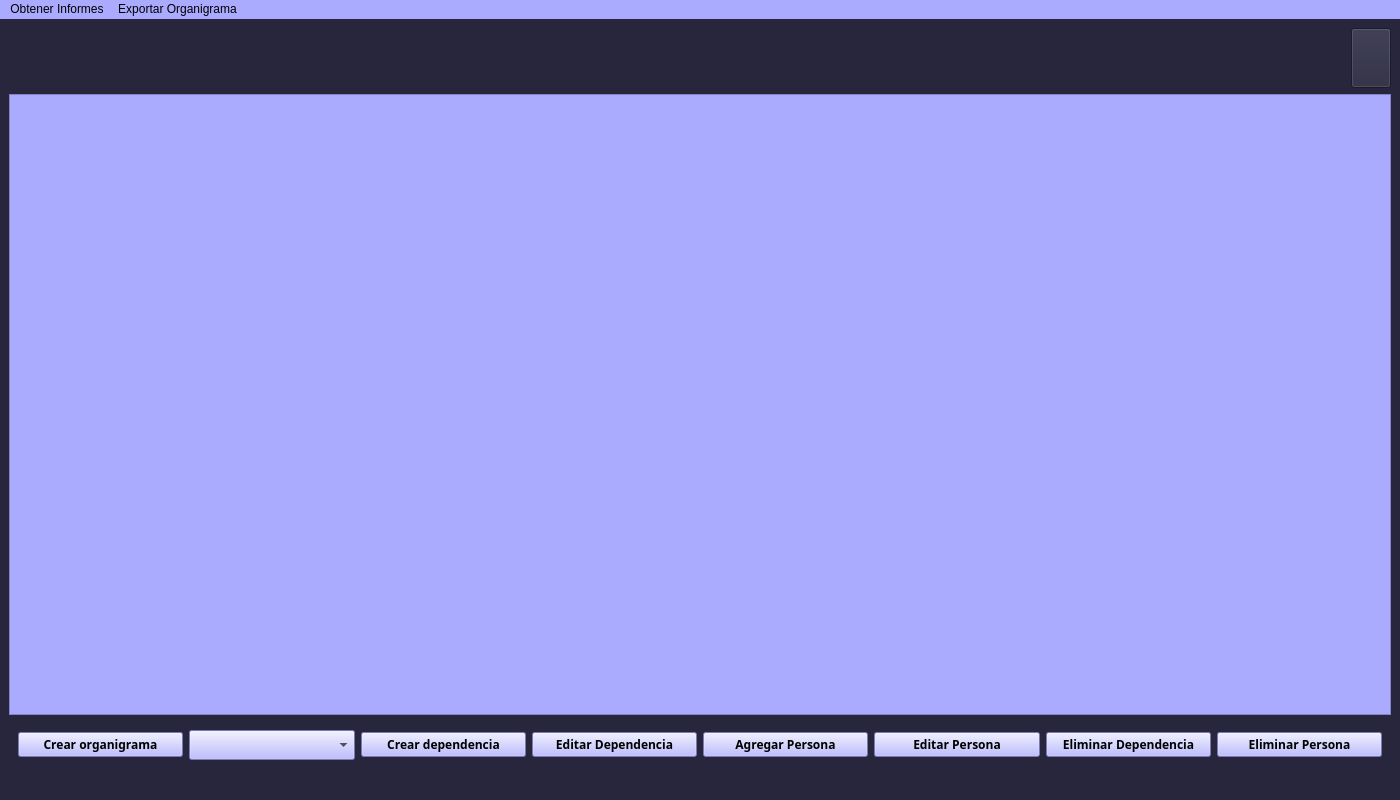
<?xml version="1.0" encoding="UTF-8"?>
<ui version="4.0">
 <class>MainWindow</class>
 <widget class="QMainWindow" name="MainWindow">
  <property name="geometry">
   <rect>
    <x>0</x>
    <y>0</y>
    <width>1400</width>
    <height>800</height>
   </rect>
  </property>
  <property name="minimumSize">
   <size>
    <width>1400</width>
    <height>800</height>
   </size>
  </property>
  <property name="windowTitle">
   <string>Organigrama</string>
  </property>
  <property name="styleSheet">
   <string notr="true">background-color:#27263c;
</string>
  </property>
  <widget class="QWidget" name="centralwidget">
   <layout class="QVBoxLayout" name="verticalLayout">
    <item alignment="Qt::AlignRight">
     <widget class="QPushButton" name="color_button">
      <property name="sizePolicy">
       <sizepolicy hsizetype="Minimum" vsizetype="Fixed">
        <horstretch>0</horstretch>
        <verstretch>0</verstretch>
       </sizepolicy>
      </property>
      <property name="minimumSize">
       <size>
        <width>0</width>
        <height>60</height>
       </size>
      </property>
      <property name="maximumSize">
       <size>
        <width>80</width>
        <height>60</height>
       </size>
      </property>
      <property name="text">
       <string/>
      </property>
      <property name="icon">
       <iconset>
        <normaloff>INTERFAZ/ICONOS/icons8-modo-oscuro-100.png</normaloff>INTERFAZ/ICONOS/icons8-modo-oscuro-100.png</iconset>
      </property>
      <property name="iconSize">
       <size>
        <width>70</width>
        <height>50</height>
       </size>
      </property>
     </widget>
    </item>
    <item>
     <widget class="QGraphicsView" name="qgv">
      <property name="styleSheet">
       <string notr="true">background:rgb(170, 170, 255);</string>
      </property>
     </widget>
    </item>
    <item>
     <widget class="QWidget" name="widget" native="true">
      <layout class="QHBoxLayout" name="horizontalLayout">
       <item>
        <widget class="QPushButton" name="crear_organigrama">
         <property name="minimumSize">
          <size>
           <width>110</width>
           <height>0</height>
          </size>
         </property>
         <property name="maximumSize">
          <size>
           <width>200</width>
           <height>16777215</height>
          </size>
         </property>
         <property name="font">
          <font>
           <family>Candara</family>
           <pointsize>9</pointsize>
           <weight>75</weight>
           <bold>true</bold>
          </font>
         </property>
         <property name="cursor">
          <cursorShape>PointingHandCursor</cursorShape>
         </property>
         <property name="styleSheet">
          <string notr="true">background:rgb(170, 170, 255);</string>
         </property>
         <property name="text">
          <string>Crear organigrama</string>
         </property>
         <property name="icon">
          <iconset>
           <normaloff>INTERFAZ/ICONOS/icons8-estructura-de-árbol-50.png</normaloff>INTERFAZ/ICONOS/icons8-estructura-de-árbol-50.png</iconset>
         </property>
        </widget>
       </item>
       <item>
        <widget class="QComboBox" name="lista_organigramas">
         <property name="minimumSize">
          <size>
           <width>110</width>
           <height>30</height>
          </size>
         </property>
         <property name="maximumSize">
          <size>
           <width>200</width>
           <height>16777215</height>
          </size>
         </property>
         <property name="cursor">
          <cursorShape>PointingHandCursor</cursorShape>
         </property>
         <property name="styleSheet">
          <string notr="true">background:rgb(170, 170, 255);</string>
         </property>
        </widget>
       </item>
       <item>
        <widget class="QPushButton" name="crear_dependencia">
         <property name="minimumSize">
          <size>
           <width>110</width>
           <height>0</height>
          </size>
         </property>
         <property name="maximumSize">
          <size>
           <width>200</width>
           <height>16777215</height>
          </size>
         </property>
         <property name="font">
          <font>
           <family>Candara</family>
           <pointsize>9</pointsize>
           <weight>75</weight>
           <bold>true</bold>
          </font>
         </property>
         <property name="cursor">
          <cursorShape>PointingHandCursor</cursorShape>
         </property>
         <property name="styleSheet">
          <string notr="true">background:rgb(170, 170, 255);</string>
         </property>
         <property name="text">
          <string>Crear dependencia</string>
         </property>
         <property name="icon">
          <iconset>
           <normaloff>INTERFAZ/ICONOS/icons8-computadoras-conectando-30.png</normaloff>INTERFAZ/ICONOS/icons8-computadoras-conectando-30.png</iconset>
         </property>
        </widget>
       </item>
       <item>
        <widget class="QPushButton" name="boton_editar_dependencia">
         <property name="minimumSize">
          <size>
           <width>110</width>
           <height>0</height>
          </size>
         </property>
         <property name="maximumSize">
          <size>
           <width>200</width>
           <height>16777215</height>
          </size>
         </property>
         <property name="font">
          <font>
           <family>Candara</family>
           <pointsize>9</pointsize>
           <weight>75</weight>
           <bold>true</bold>
          </font>
         </property>
         <property name="styleSheet">
          <string notr="true">background:rgb(170, 170, 255);</string>
         </property>
         <property name="text">
          <string>Editar Dependencia</string>
         </property>
         <property name="icon">
          <iconset>
           <normaloff>INTERFAZ/ICONOS/icons8-editar-90.png</normaloff>INTERFAZ/ICONOS/icons8-editar-90.png</iconset>
         </property>
        </widget>
       </item>
       <item>
        <widget class="QPushButton" name="agregar_persona">
         <property name="minimumSize">
          <size>
           <width>110</width>
           <height>0</height>
          </size>
         </property>
         <property name="maximumSize">
          <size>
           <width>200</width>
           <height>16777215</height>
          </size>
         </property>
         <property name="font">
          <font>
           <family>Candara</family>
           <pointsize>9</pointsize>
           <weight>75</weight>
           <bold>true</bold>
          </font>
         </property>
         <property name="cursor">
          <cursorShape>PointingHandCursor</cursorShape>
         </property>
         <property name="styleSheet">
          <string notr="true">background:rgb(170, 170, 255);</string>
         </property>
         <property name="text">
          <string>Agregar Persona</string>
         </property>
         <property name="icon">
          <iconset>
           <normaloff>INTERFAZ/ICONOS/icons8-cliente-100.png</normaloff>INTERFAZ/ICONOS/icons8-cliente-100.png</iconset>
         </property>
        </widget>
       </item>
       <item>
        <widget class="QPushButton" name="editar_persona">
         <property name="minimumSize">
          <size>
           <width>110</width>
           <height>0</height>
          </size>
         </property>
         <property name="maximumSize">
          <size>
           <width>200</width>
           <height>16777215</height>
          </size>
         </property>
         <property name="font">
          <font>
           <family>Candara</family>
           <pointsize>9</pointsize>
           <weight>75</weight>
           <bold>true</bold>
          </font>
         </property>
         <property name="cursor">
          <cursorShape>PointingHandCursor</cursorShape>
         </property>
         <property name="styleSheet">
          <string notr="true">background:rgb(170, 170, 255);</string>
         </property>
         <property name="text">
          <string>Editar Persona</string>
         </property>
         <property name="icon">
          <iconset>
           <normaloff>INTERFAZ/ICONOS/icons8-editar-usuaria-96.png</normaloff>INTERFAZ/ICONOS/icons8-editar-usuaria-96.png</iconset>
         </property>
        </widget>
       </item>
       <item>
        <widget class="QPushButton" name="eliminar_dependencia">
         <property name="minimumSize">
          <size>
           <width>110</width>
           <height>0</height>
          </size>
         </property>
         <property name="maximumSize">
          <size>
           <width>200</width>
           <height>16777215</height>
          </size>
         </property>
         <property name="font">
          <font>
           <family>Candara</family>
           <pointsize>9</pointsize>
           <weight>75</weight>
           <bold>true</bold>
          </font>
         </property>
         <property name="styleSheet">
          <string notr="true">background:rgb(170, 170, 255);</string>
         </property>
         <property name="text">
          <string>Eliminar Dependencia</string>
         </property>
         <property name="icon">
          <iconset>
           <normaloff>INTERFAZ/ICONOS/icons8-eliminar-24.png</normaloff>INTERFAZ/ICONOS/icons8-eliminar-24.png</iconset>
         </property>
        </widget>
       </item>
       <item>
        <widget class="QPushButton" name="eliminar_persona">
         <property name="minimumSize">
          <size>
           <width>110</width>
           <height>0</height>
          </size>
         </property>
         <property name="maximumSize">
          <size>
           <width>200</width>
           <height>16777215</height>
          </size>
         </property>
         <property name="font">
          <font>
           <family>Candara</family>
           <pointsize>9</pointsize>
           <weight>75</weight>
           <bold>true</bold>
          </font>
         </property>
         <property name="cursor">
          <cursorShape>PointingHandCursor</cursorShape>
         </property>
         <property name="styleSheet">
          <string notr="true">background:rgb(170, 170, 255);</string>
         </property>
         <property name="text">
          <string>Eliminar Persona</string>
         </property>
         <property name="icon">
          <iconset>
           <normaloff>INTERFAZ/ICONOS/icons8-retire-hombre-usuario-100.png</normaloff>INTERFAZ/ICONOS/icons8-retire-hombre-usuario-100.png</iconset>
         </property>
        </widget>
       </item>
      </layout>
     </widget>
    </item>
   </layout>
  </widget>
  <widget class="QMenuBar" name="menubar">
   <property name="geometry">
    <rect>
     <x>0</x>
     <y>0</y>
     <width>1400</width>
     <height>22</height>
    </rect>
   </property>
   <property name="styleSheet">
    <string notr="true">background:rgb(170, 170, 255);</string>
   </property>
   <widget class="QMenu" name="menuInformes">
    <property name="toolTip">
     <string extracomment="Genera los informes..."/>
    </property>
    <property name="toolTipDuration">
     <number>-1</number>
    </property>
    <property name="layoutDirection">
     <enum>Qt::RightToLeft</enum>
    </property>
    <property name="title">
     <string>Obtener Informes</string>
    </property>
    <addaction name="actionInforme_por_dependencia"/>
    <addaction name="actionPersonal_por_Dependencia_extendido"/>
    <addaction name="actionSalario_por_Dependencia"/>
    <addaction name="actionSalario_por_Dependencia_extendido"/>
   </widget>
   <widget class="QMenu" name="menuGuarda_como">
    <property name="title">
     <string>Exportar Organigrama</string>
    </property>
    <addaction name="action_PDF"/>
    <addaction name="action_IMAGEN"/>
   </widget>
   <addaction name="menuInformes"/>
   <addaction name="menuGuarda_como"/>
  </widget>
  <widget class="QStatusBar" name="statusbar"/>
  <action name="actionhola">
   <property name="text">
    <string>hola</string>
   </property>
  </action>
  <action name="actionhola2">
   <property name="text">
    <string>hola2</string>
   </property>
  </action>
  <action name="actionInforme_por_dependencia">
   <property name="icon">
    <iconset>
     <normaloff>INTERFAZ/ICONOS/icons8-historial-médico-100.png</normaloff>INTERFAZ/ICONOS/icons8-historial-médico-100.png</iconset>
   </property>
   <property name="text">
    <string>Personal por Dependencia</string>
   </property>
  </action>
  <action name="actionPersonal_por_Dependencia_extendido">
   <property name="icon">
    <iconset>
     <normaloff>INTERFAZ/ICONOS/icons8-historial-médico-100.png</normaloff>INTERFAZ/ICONOS/icons8-historial-médico-100.png</iconset>
   </property>
   <property name="text">
    <string>Personal por Dependencia extendido</string>
   </property>
  </action>
  <action name="actionSalario_por_Dependencia">
   <property name="icon">
    <iconset>
     <normaloff>INTERFAZ/ICONOS/icons8-historial-médico-100.png</normaloff>INTERFAZ/ICONOS/icons8-historial-médico-100.png</iconset>
   </property>
   <property name="text">
    <string>Salario por Dependencia</string>
   </property>
  </action>
  <action name="actionSalario_por_Dependencia_extendido">
   <property name="icon">
    <iconset>
     <normaloff>INTERFAZ/ICONOS/icons8-historial-médico-100.png</normaloff>INTERFAZ/ICONOS/icons8-historial-médico-100.png</iconset>
   </property>
   <property name="text">
    <string>Salario por Dependencia extendido</string>
   </property>
  </action>
  <action name="action_PDF">
   <property name="icon">
    <iconset>
     <normaloff>INTERFAZ/ICONOS/icons8-pdf-80.png</normaloff>INTERFAZ/ICONOS/icons8-pdf-80.png</iconset>
   </property>
   <property name="text">
    <string>Como PDF</string>
   </property>
  </action>
  <action name="action_IMAGEN">
   <property name="icon">
    <iconset>
     <normaloff>INTERFAZ/ICONOS/icons8-imagen-100.png</normaloff>INTERFAZ/ICONOS/icons8-imagen-100.png</iconset>
   </property>
   <property name="text">
    <string>Como IMAGEN</string>
   </property>
  </action>
 </widget>
 <resources/>
 <connections/>
</ui>
